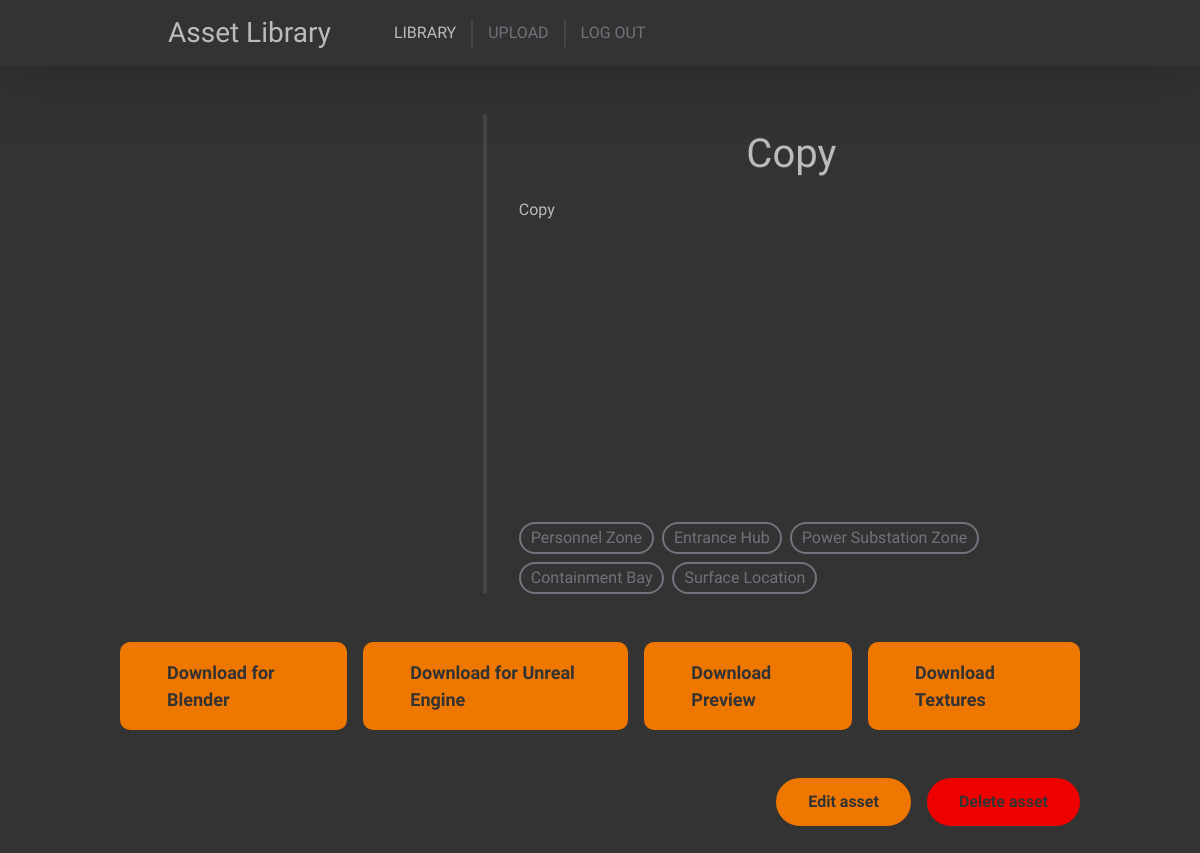
The page /view/16 (signed in) on the database as committed earlier.
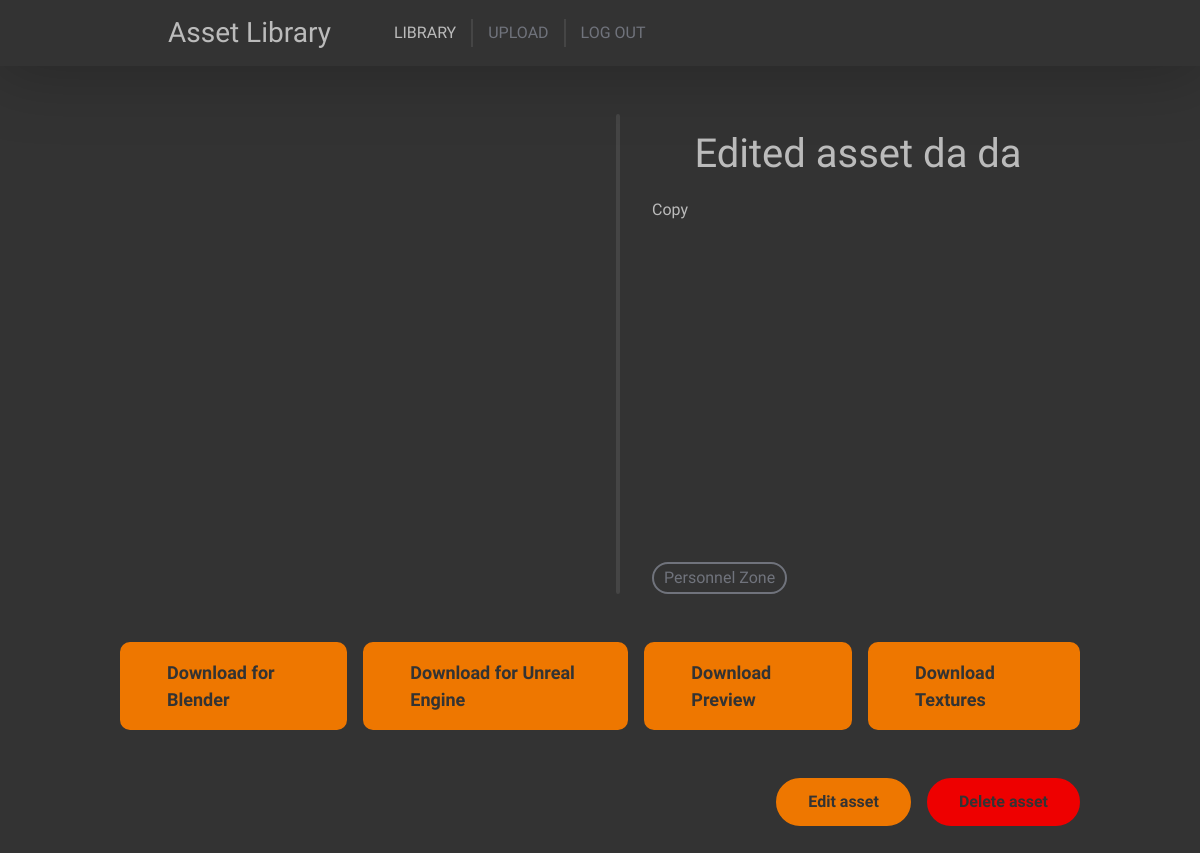
The same page on the database as committed later.
### content/models.py (models this page shows, shortened)
class Asset(models.Model):
    class Meta:
        verbose_name = "Asset"
        verbose_name_plural = "Assets"
        permissions = [
            ("see_own", "Can see own added assets"),
            ("see_others", "Can see others added assets"),
            ("edit_own", "Can edit own assets"),
            ("edit_others", "Can edit others assets"),
            ("delete_own", "Can delete own assets"),
            ("delete_others", "Can delete others assets"),
            ("upload", "Can upload assets")
        ]
    def content_path(instance, filename):
        print(instance)
        return 'meshes/{0}/{1}'.format(instance.id, filename)
    name = models.TextField()
    description = models.TextField()
    author = models.ForeignKey(User, on_delete=models.SET_NULL, null=True)
    last_update = models.DateTimeField(default=datetime.now, blank=True)
    blender_mesh = models.FileField(upload_to=content_path, null=True)
    fbx_mesh = models.FileField(upload_to=content_path, null=True)
    preview_mesh = models.FileField(upload_to=content_path, null=True)
    textures = models.ManyToManyField(Texture)
    tags = models.ManyToManyField(AssetTag)
    favorites = models.ManyToManyField(User, related_name="users_favorites")
    def delete(self, *args, **kwargs):
        self.blender_mesh.delete()
        self.fbx_mesh.delete()
        self.preview_mesh.delete()
        os.rmdir(os.path.abspath(os.path.join(settings.MEDIA_ROOT, 'meshes', str(self.pk))))
        for texture in self.textures.all():
            texture.delete()
        return super().delete(args, kwargs)

class AssetTag(models.Model):
    class Meta:
        verbose_name = "Asset Tag"
        verbose_name_plural = "Asset Tags"
    name = models.CharField(max_length=50)
    category = models.ForeignKey(AssetTagCategory, on_delete=models.CASCADE)

### content/views.py (the view)
# urls.py: path("view/<int:asset_pk>", views.view_view, name='asset_view'),
@login_required(login_url='/auth/', redirect_field_name=None)
def view_view(request: HttpRequest, asset_pk):
    asset = Asset.objects.filter(pk=asset_pk)
    if not asset.exists():
        return redirect('library')
    asset = asset.first()
    if not request.user.has_perm("content.see_own") and asset.author == request.user:
        return redirect('library')
    if not request.user.has_perm("content.see_others") and asset.author != request.user:
        return redirect('library')
    return render(request, "content/view.html", { 'asset': asset })

### content/templates/content/view.html (shortened to what this page needs)
<!DOCTYPE html>
<html>
    <head>
        <link href="https://cdn.jsdelivr.net/npm/bootstrap@5.2.3/dist/css/bootstrap.min.css" rel="stylesheet">
        {% load static %}
        <link href="{% static 'main/common.css' %}" rel="stylesheet">
        <link href="{% static 'content/view.css' %}" rel="stylesheet">
    </head>
    <body>
        <div class="top">
            <div class="adjusted-content mx-auto d-flex align-items-center">
                <h3 class="my-3 mx-5">Asset Library</h3>
                <div class="navigation fs-6 d-flex align-items-center">
                    <a href="{% url 'library' %}" class="active">LIBRARY</a>
                    {% if perms.content.upload %}
                    <a href="{% url 'upload' %}">UPLOAD</a>
                    {% endif %}
                    <a href="{% url 'logout' %}">LOG OUT</a>
                </div>
            </div>
        </div>
        <div class="content">
            <div class="adjusted-content mx-auto">
                <div class="d-flex flex-row mt-5 gap-3">
                    <model-viewer src="{% if asset.preview_mesh %}{{ asset.preview_mesh.url }}{% endif %}" class="model-preview w-50" camera-controls interaction-prompt="none" auto-rotate auto-rotate-delay="3000" rotation-per-second="25deg"></model-viewer>
                    <div class="vertical-rule"></div>
                    <div class="flex-fill d-flex flex-column">
                        <h1 class="mx-5 my-3 text-center">{{ asset.name }}</h1>
                        <p class="mx-3 my-1">{{ asset.description }}</p>
                        <div class="mx-3 mt-auto mb-0 d-flex gap-2 flex-wrap">
                            {% for tag in asset.tags.all %}
                            <div class="tag">
                                {{ tag.name }}
                            </div>
                            {% endfor %}
                        </div>
                    </div>
                </div>
                <div class="d-flex flex-row mt-5 gap-3 justify-content-between">
                    {% if asset.blender_mesh %}
                    <a href="{{ asset.blender_mesh.url }}" download class="download-button">
                        Download for Blender
                    </a>
                    {% endif %}
                    {% if asset.fbx_mesh %}
                    <a href="{{ asset.fbx_mesh.url }}" download class="download-button">
                        Download for Unreal Engine
                    </a>
                    {% endif %}
                    {% if asset.preview_mesh %}
                    <a href="{{ asset.preview_mesh.url }}" download class="download-button">
                        Download Preview
                    </a>
                    {% endif %}
                    <a href="{% url 'download_textures' asset.pk %}" id="texturesDownload" download class="download-button">
                        Download Textures
                    </a>
                </div>
                <div class="d-flex flex-row-reverse mt-5 gap-3">
                    {% if perms.content.delete_own and asset.author == user or perms.content.delete_others and asset.author != user %}
                    <button class="delete-button" data-bs-toggle="modal" data-bs-target="#deleteModal">
                        Delete asset
                    </button>
                    {% endif %}
                    {% if perms.content.edit_own and asset.author == user or perms.content.edit_others and asset.author != user %}
                    <a class="edit-button" href="{% url 'asset_edit' asset.pk %}">
                        Edit asset
                    </a>
                    {% endif %}
                </div>
            </div>
        </div>
    </body>
</html>

Rows that differ between the two databases and show on the page:
no longer on this page (row unchanged): AssetTag: name "Entrance Hub"
no longer on this page (row unchanged): AssetTag: name "Power Substation Zone"
no longer on this page (row unchanged): AssetTag: name "Containment Bay"
no longer on this page (row unchanged): AssetTag: name "Surface Location"
changed Asset "Copy": name "Copy" → "Edited asset da da"
